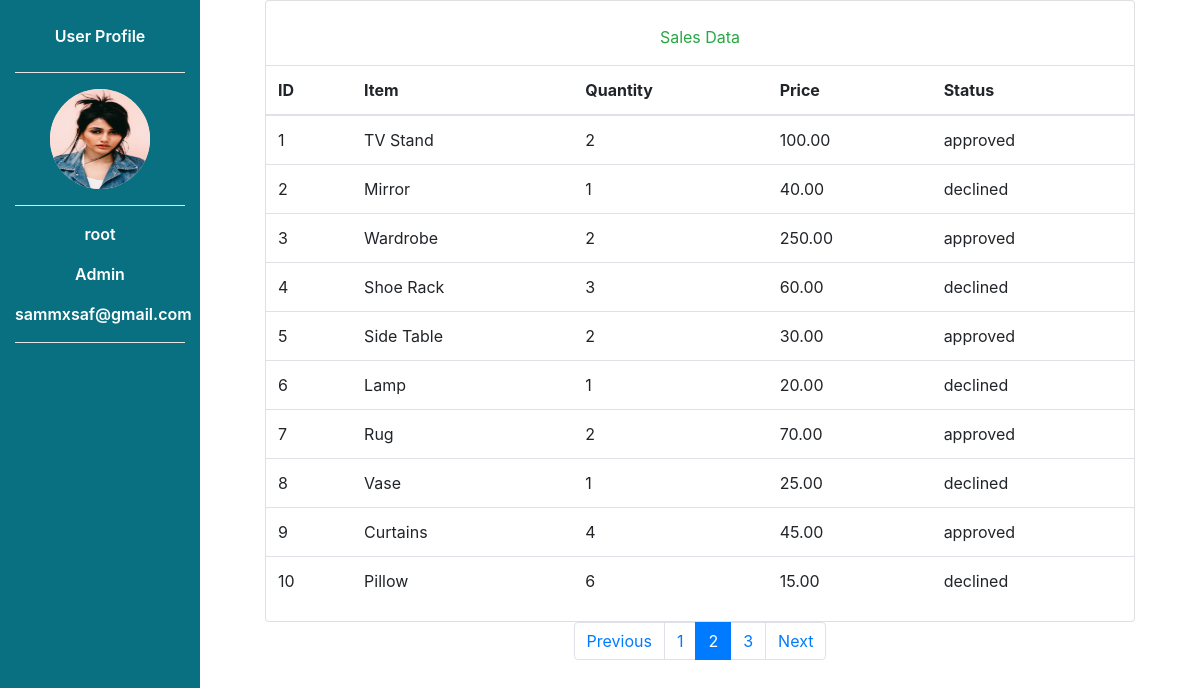
Page /admin.php?page=2 (signed in) on the committed database.
### tables this page shows
CREATE TABLE `sales_orders` (
  `id` int(11) NOT NULL,
  `item` varchar(255) DEFAULT NULL,
  `qty` int(11) DEFAULT NULL,
  `price` decimal(10,2) DEFAULT NULL,
  `status` enum('approved','declined') DEFAULT NULL
);

### connect.php (called while the page is built, shortened)
<?php
$username="root";
?>

### admin.php (the view, shortened to what this page needs)
<?php
$email = $_SESSION['email'];
$designation=$_SESSION['designation'];
$image=$_SESSION['image'];
require 'connect.php';
$limit = 10;
$page = isset($_GET['page']) ? $_GET['page'] : 1;
$start = ($page - 1) * $limit;
$sql = "SELECT * FROM sales_orders LIMIT $start, $limit";
$result = $con->query($sql);
?>
<!DOCTYPE html>
<html lang="en">
<head>
    <link href="https://stackpath.bootstrapcdn.com/bootstrap/4.5.2/css/bootstrap.min.css" rel="stylesheet">
</head>
<body>
    <div class="container-fluid " >
        <div class="row justify-content-center">
            <div class="col-md-2 bg-color text-center position-fixed" style="z-index: 1000; left: 0;">
                  <p class="my-4">User Profile</p>
                  <hr class="separator">
                  <div class="profile-image-container text-center">
                    <img src="images/<?php echo $image; ?>" alt="" class="rounded-circle" style="width: 100px; height: 100px; background-color: antiquewhite;">
                </div>
                <hr class="separator">
                <p><?php echo $username; ?></p>
                <p><?php echo $designation; ?></p>
                <p><?php echo $email; ?></p>
                <hr class="separator">
            </div>
            <div class="container col-md-9  " style="z-index: 1000; left: 100px;">
             <div class="card">
             <p class="mt-4 text-center text-success">Sales Data</p>
             <table class="table table-stripped">
                    <thead>
                    <tr>
                        <th>ID</th>
                        <th>Item</th>
                        <th>Quantity</th>
                        <th>Price</th>
                        <th>Status</th>
                    </tr>
                </thead>
                <tbody>
                <?php
                $id=1;
                if ($result->num_rows > 0) {
                        while($row = $result->fetch_assoc()) {
                            echo "<tr><td>" . $id. "</td><td>" . $row["item"]. "</td><td>" . $row["qty"]. "</td><td>" . $row["price"]. "</td><td>" . $row["status"]. "</td></tr>";
                            $id++;
                        }
                    } else {
                        echo "<tr><td colspan='5'>No data found</td></tr>";
                    }
                    ?>
                </tbody>
            </table>
             </div>
                <nav aria-label="Page navigation">
                  <ul class="pagination justify-content-center">
                   <?php
                      $sql_count = "SELECT COUNT(id) AS total FROM sales_orders";
                      $result_count = $con->query($sql_count);
                      $row_count = $result_count->fetch_assoc();
                      $total_pages = ceil($row_count['total'] / $limit);
                      if ($page > 1) {
                        echo '<li class="page-item"><a class="page-link" href="?page='.($page - 1).'">Previous</a></li>';
                    }
                    for ($i = 1; $i <= $total_pages; $i++) {
                        echo '<li class="page-item '.($page == $i ? "active" : "").'"><a class="page-link" href="?page='.$i.'">'.$i.'</a></li>';
                    }
                    if ($page < $total_pages) {
                        echo '<li class="page-item"><a class="page-link" href="?page='.($page + 1).'">Next</a></li>';
                    }
                    ?>
                  </ul>
                </nav>
            </div>
            </div>
        </div>
</body>
</html>

### admin.php (style rules this page uses)
body { margin: 0; padding: 0; box-sizing: border-box; }
:root { --main_color: #087080; --hover-color:#0e98ad; }
.bg-color { background-color: var(--main_color); width:100%; border: none; color: #ffffff; font-weight: 600; height: 100vh; }
.separator { background-color: #ffffff; }

### rows in the picture
sales_orders: item "TV Stand", qty "2", price "100.00", status "approved"
sales_orders: item "Mirror", qty "1", price "40.00", status "declined"
sales_orders: item "Wardrobe", qty "2", price "250.00", status "approved"
sales_orders: item "Shoe Rack", qty "3", price "60.00", status "declined"
sales_orders: item "Side Table", qty "2", price "30.00", status "approved"
sales_orders: item "Lamp", qty "1", price "20.00", status "declined"
sales_orders: item "Rug", qty "2", price "70.00", status "approved"
sales_orders: item "Vase", qty "1", price "25.00", status "declined"
sales_orders: item "Curtains", qty "4", price "45.00", status "approved"
sales_orders: item "Pillow", qty "6", price "15.00", status "declined"

### other values in the picture
$username "root"
$designation "Admin"
$email "sammxsaf@gmail.com"
